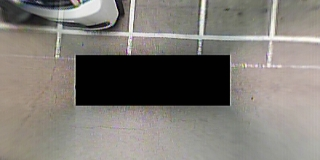
#> input picture test.jpg, 320 x 160 px, found by its file name
$ python plt.py
#> lines starting #> are read from the running program, lines starting #| are printed output that depends on the picture
import matplotlib.pyplot as plt
from PIL import Image
import numpy as np

image_1 = Image.open('./test.jpg')
#> image_1 is the input picture: PIL image 320x160 RGB; mean R, G, B 127, 122.8, 116.9
image_2 = Image.open('./test_seg.jpg')
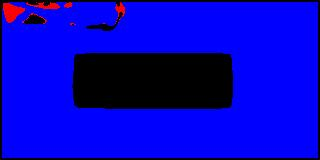
#> input picture test_seg.jpg, 320 x 160 px, found by its file name
#> image_2 is the input picture: PIL image 320x160 RGB; mean R, G, B 3.6, 0.8, 195.3

image_1 = np.array(image_1)
image_2 = np.array(image_2)

plt.figure(figsize=(12, 5))

plt.subplot(121)
plt.imshow(image_1)
plt.axis('off')
plt.title('Source')

plt.subplot(122)
plt.imshow(image_2)
plt.axis('off')
plt.title('Target')

plt.savefig('./assets/demo.pdf')
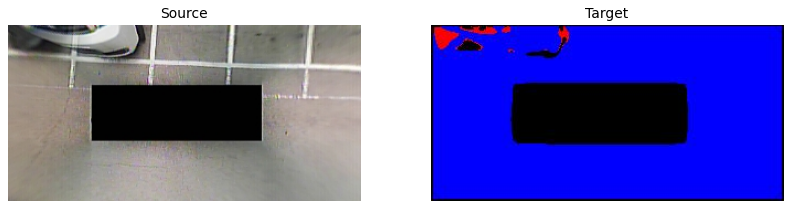
#> figure drawn by matplotlib, 2 panels
plt.show()
